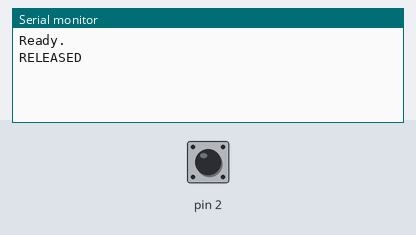
The sketch below on a simulated Arduino Uno, built with avr-gcc and run on an emulated ATmega328P. Parts: the last lines printed to the serial monitor. The inputs (shaded band) are chosen by the test bench; at power-on: pin 2 HIGH.

Above: at 1.2 s.
1.3 s: pin 2 pulled LOW for 0.15 s
At 1.45 s:
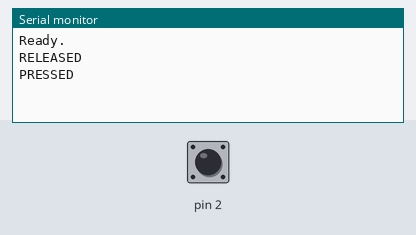
At 2.6 s:
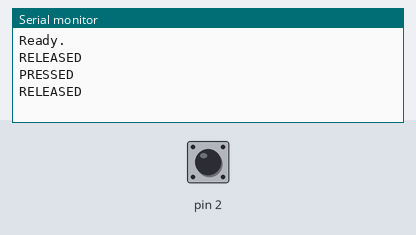

The sketch:

sketch_part1.ino
```cpp
// The goal of this part of the lab is to implement a polling-based approach to reading the state of a switch.

// Use the jumper wires, breadboard, and push-button switch to build a circuit that is connected to the PD2 pin on the ATmega328P.
// Use the PORTD, PIND, and DDRD I/O mapped registers to configure the pin as an input with a passive pull-up.
// (Note: the I/O mapped registers are conveniently mapped to variables you can directly access.)

// Write code that displays the current state of the switch to the terminal, printing something only when the state of the switch changes.
// The program must include code that de-bounces the switch.

// For this part, do not use the Arduino digitalRead()/pinMode() functions. You can use these functions if
// you want to debug your circuit on the breadboard, but the final implementation should not use these functions.
// (Note: the implication here is that you are to read off-board values through the SFR registers that map to these port locations.)


/*

Using polling -- every time button is pushed, on the Serial Monitor it says PUSHED and
when I release the button, the terminal says RELEASE.

Made by Lisa Chou and Teresa Nguyen

*/

#include <Arduino.h>

const uint8_t BTN_MASK = (1 << 2);
const unsigned long DEBOUNCE_MS = 20;

bool stable = false;
bool rawPrev = false;
unsigned long tChanged = 0;

void setup() {
  Serial.begin(9600);

  DDRD &= ~BTN_MASK;
  PORTD |= BTN_MASK;

  // initialize
  rawPrev = ((PIND & BTN_MASK) == 0);
  stable = rawPrev;
  tChanged = millis();

  Serial.println("Ready.");
  Serial.println(stable ? "PRESSED" : "RELEASED");
}

void loop() {
  bool raw = ((PIND & BTN_MASK) == 0);
  unsigned long now = millis();

  if (raw != rawPrev) {
    rawPrev = raw;
    tChanged = now;
  }

  if ((now - tChanged) >= DEBOUNCE_MS && raw != stable) {
    stable = raw;
    Serial.println(stable ? "PRESSED" : "RELEASED");
  }
}
```

Measured:
- after the input at 1.3 s, the serial monitor: prints a new line at once (image 1)
